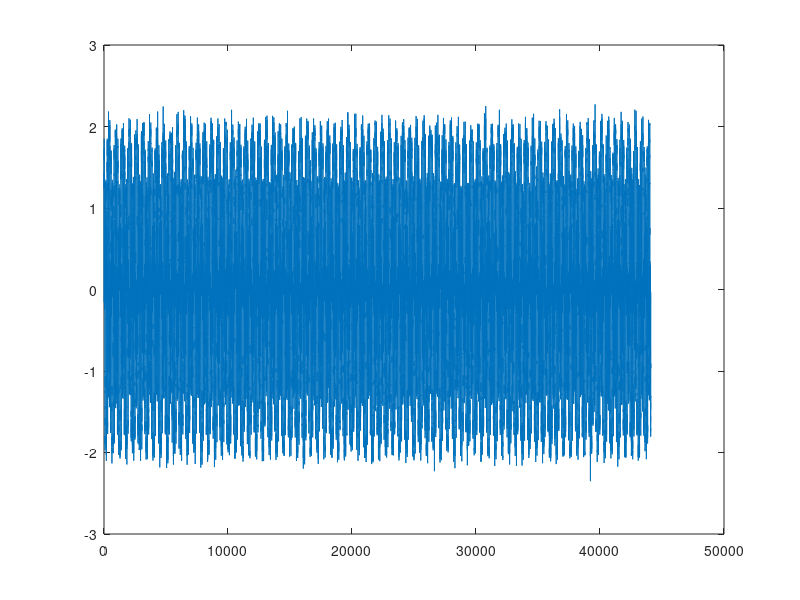
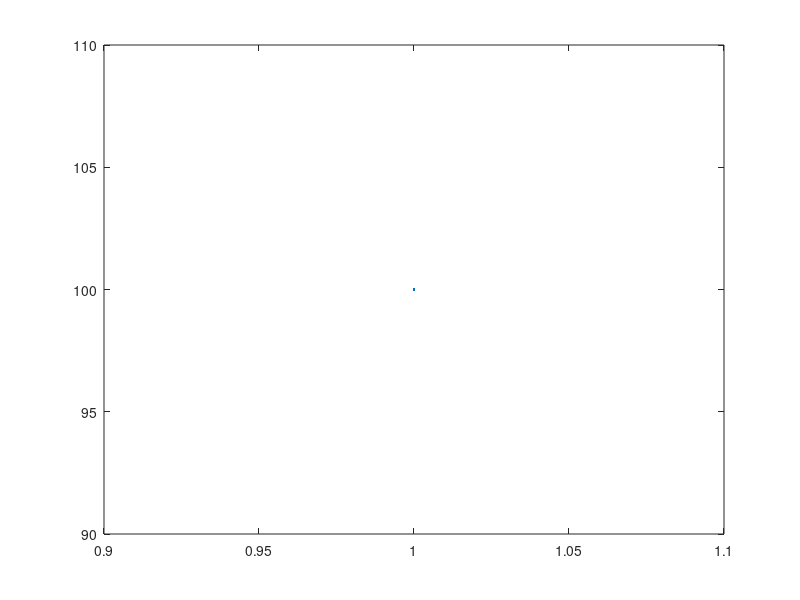
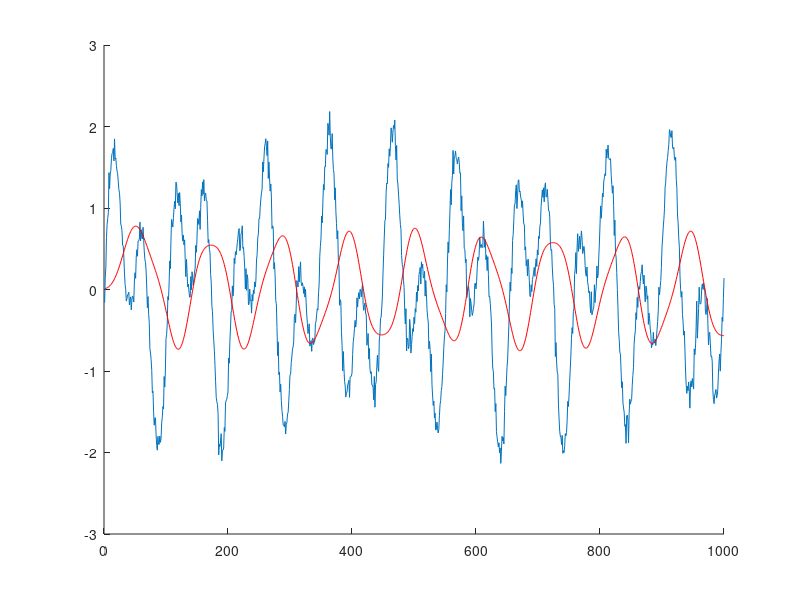
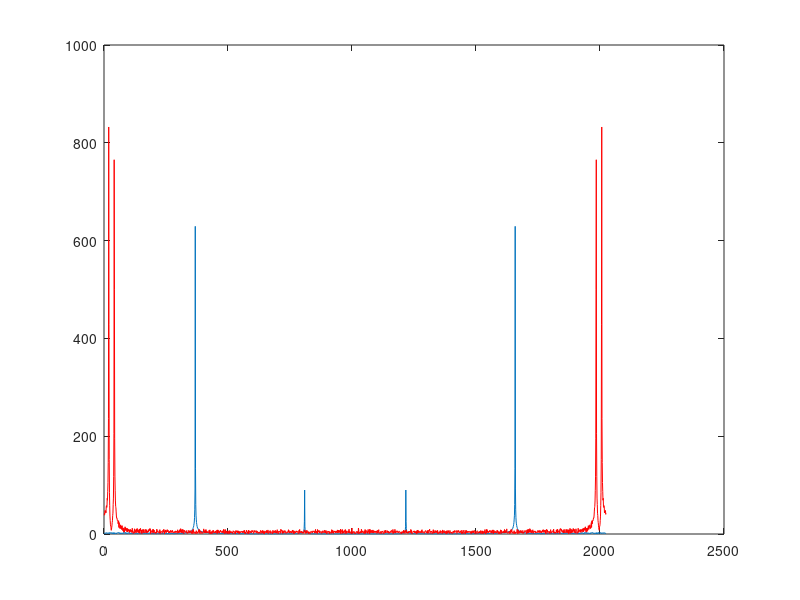

The MATLAB source for these figures, in order:
clear
close all
% crate noise
n = 0.1*randn(1,44100);
% create sigle sinosoid
t = linspace(0,1,44100);
s1 = sin(2*pi*400*t);
s2 = sin(2*pi*880*t);
s =  n + s1 + s2;
figure;plot(s)

M = 100;
h=zeros(1,M);
for i=1:M
    h(i) = 0.42 - 0.5 * cos(2*pi*i/M) + 0.08 * cos(4*pi*i/M);
end;
W = sum(h);
h = h/W;
figure;plot(M);
s_f = conv(h,s);

s_d = downsample(s_f,20);
figure;hold; plot(s(1:1000));plot(s_f(16:1015),'r');
figure;plot(abs(fft(s_d,2024)));
hold;plot(abs(fft(s,2024)),'r');


